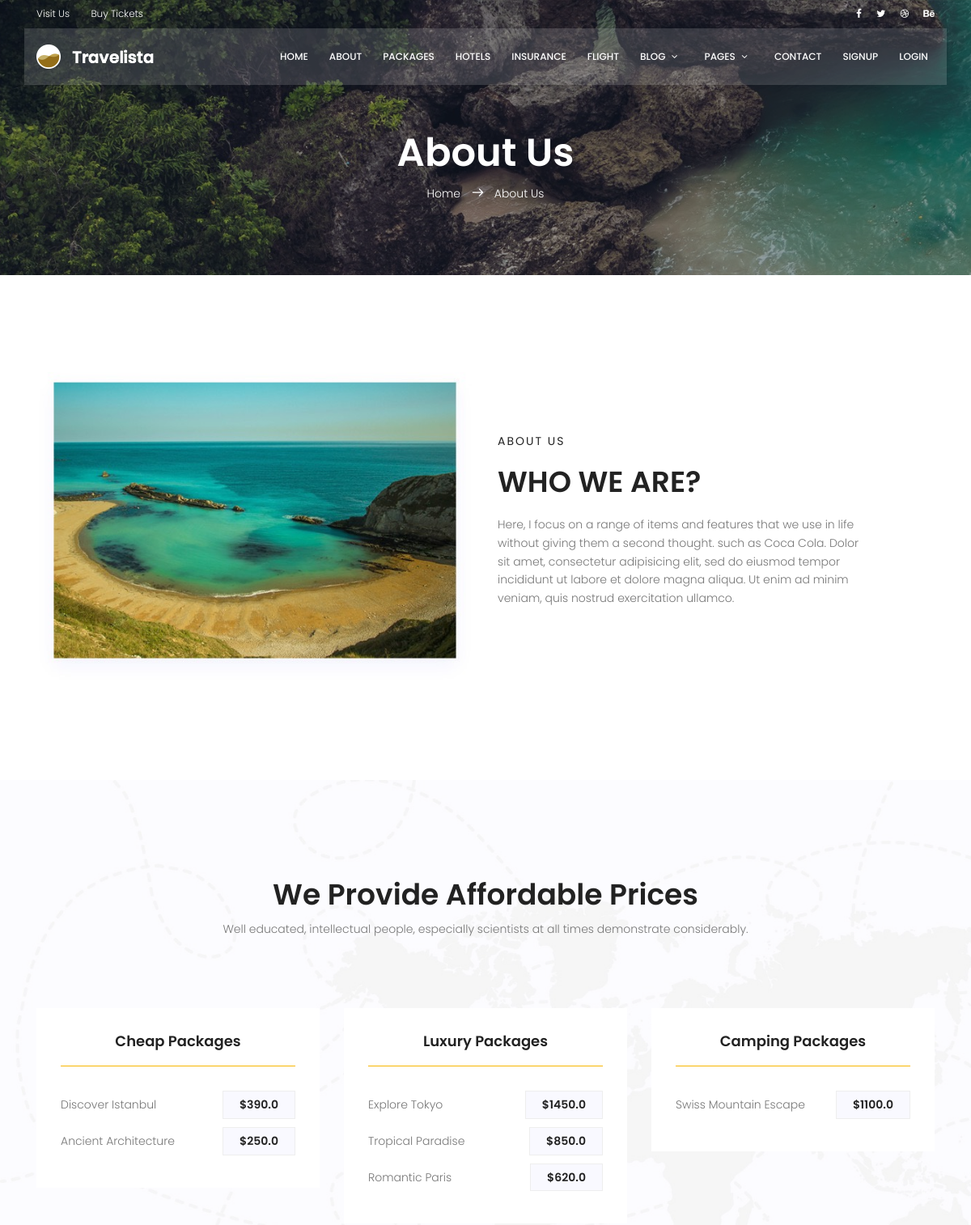
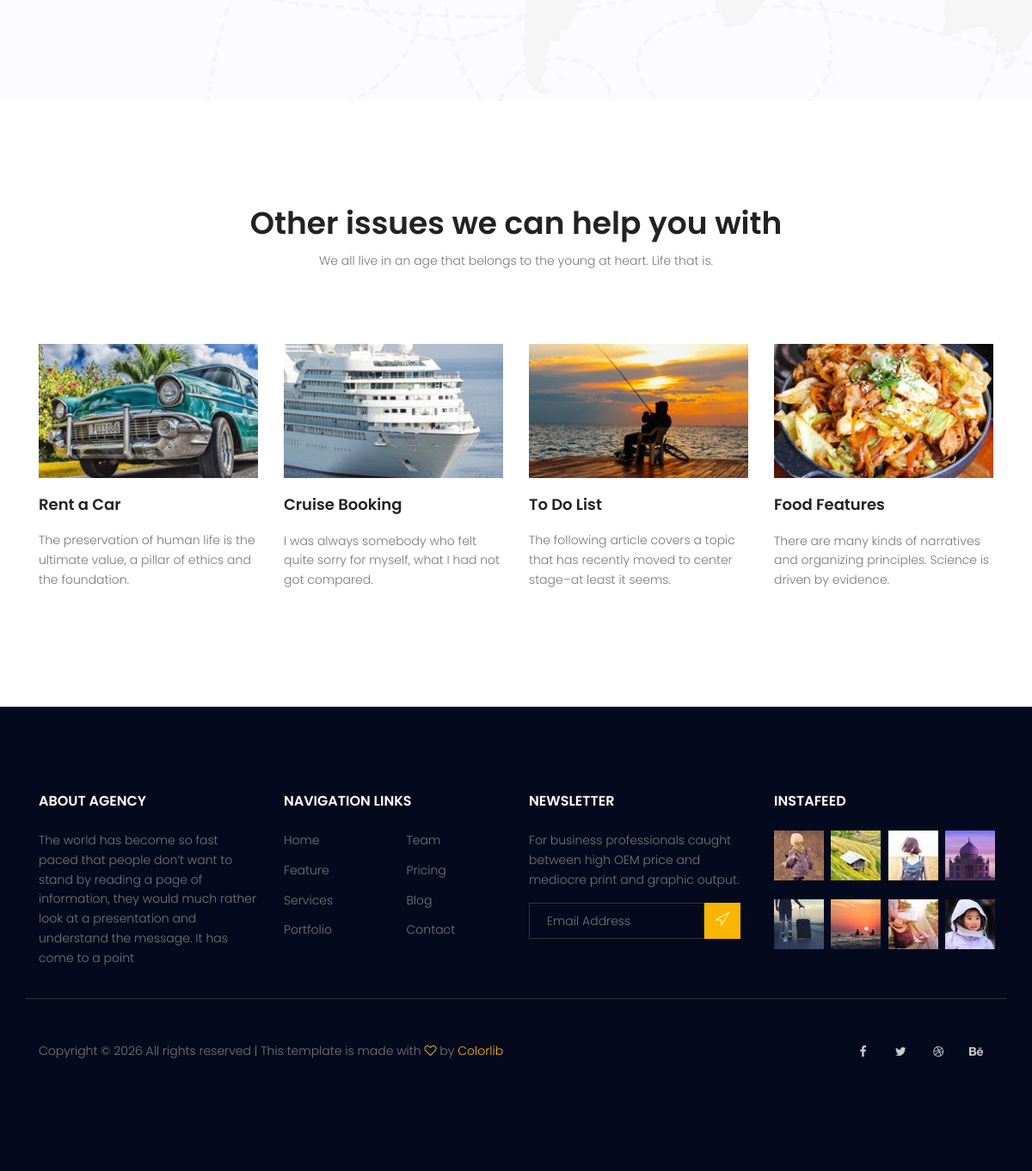
The page /about/ on the database its author committed (2 pictures, top to bottom).
### website/models.py (models this page shows, shortened)
class Package(models.Model):
    title = models.CharField(max_length=200)
    image = models.ImageField(upload_to="posts/packages", blank=True, null=True)
    country = models.CharField(max_length=200)
    days = models.PositiveSmallIntegerField()
    nights = models.PositiveSmallIntegerField()
    date = models.DateField(blank=True, null=True)
    airport = models.CharField(max_length=200)
    extras = models.CharField(max_length=200)
    price_per_person = models.DecimalField(max_digits=8, decimal_places=2)
    is_hot_deal = models.BooleanField(default=False)
    is_active = models.BooleanField(default=True)
    PACKAGE_TYPE = [
        ("cheap", "Cheap"),
        ("luxury", "Luxury"),
        ("camping", "Camping"),
    ]
    package_type = models.CharField(
        max_length=20,
        choices=PACKAGE_TYPE,
        default="cheap",
    )

### website/views.py (the view)
# urls.py: path("about/", views.about, name="about"),
def about(request):
    cheap_objs = Package.objects.filter(package_type="cheap").order_by("-price_per_person","-id")
    luxury_objs = Package.objects.filter(package_type="luxury").order_by("-price_per_person","-id")
    camping_objs = Package.objects.filter(package_type="camping").order_by("-price_per_person","-id")
    context = {
        "cheap" : cheap_objs,
        "luxury" : luxury_objs,
        "camping" : camping_objs,
    }
    return render(request, "website/about.html", context)

### website/templates/website/about.html (shortened to what this page needs)
{% extends 'base.html' %}
{% load static %}
{% block content %}
<section class="about-banner relative">
	<div class="overlay overlay-bg"></div>
	<div class="container">
		<div class="row d-flex align-items-center justify-content-center">
			<div class="about-content col-lg-12">
				<h1 class="text-white">
					About Us
				</h1>
				<p class="text-white link-nav"><a href="{% url 'website:index' %}">Home </a> <span
						class="lnr lnr-arrow-right"></span> <a href="{% url 'website:about' %}"> About Us</a></p>
			</div>
		</div>
	</div>
</section>
<section class="about-info-area section-gap">
	<div class="container">
		<div class="row align-items-center">
			<div class="col-lg-6 info-left">
				<img class="img-fluid" src="{% static 'img/about/info-img.jpg' %}" alt="">
			</div>
			<div class="col-lg-6 info-right">
				<h6>About Us</h6>
				<h1>Who We Are?</h1>
				<p>
					Here, I focus on a range of items and features that we use in life without giving them a second
					thought. such as Coca Cola. Dolor sit amet, consectetur adipisicing elit, sed do eiusmod tempor
					incididunt ut labore et dolore magna aliqua. Ut enim ad minim veniam, quis nostrud exercitation
					ullamco.
				</p>
			</div>
		</div>
	</div>
</section>
<section class="price-area section-gap">
	<div class="container">
		<div class="row d-flex justify-content-center">
			<div class="menu-content pb-70 col-lg-8">
				<div class="title text-center">
					<h1 class="mb-10">We Provide Affordable Prices</h1>
					<p>Well educated, intellectual people, especially scientists at all times demonstrate
						considerably.</p>
				</div>
			</div>
		</div>
		<div class="row">
			<div class="col-lg-4">
				<div class="single-price">
					<h4>Cheap Packages</h4>
					<ul class="price-list">
						{% for i in cheap %}
						<li class="d-flex justify-content-between align-items-center">
							<span>{{ i.title }}</span>
							<a href="{% url 'website:packages' %}" class="price-btn">${{ i.price_per_person|floatformat:1 }}</a>
						</li>
						{% endfor %}
					</ul>
				</div>
			</div>
			<div class="col-lg-4">
				<div class="single-price">
					<h4>Luxury Packages</h4>
					<ul class="price-list">
						{% for i in luxury %}
						<li class="d-flex justify-content-between align-items-center">
							<span>{{ i.title }}</span>
							<a href="{% url 'website:packages' %}" class="price-btn">${{ i.price_per_person|floatformat:1 }}</a>
						</li>
						{% endfor %}
					</ul>
				</div>
			</div>
			<div class="col-lg-4">
				<div class="single-price">
					<h4>Camping Packages</h4>
					<ul class="price-list">
						{% for i in camping %}
						<li class="d-flex justify-content-between align-items-center">
							<span>{{ i.title }}</span>
							<a href="{% url 'website:packages' %}" class="price-btn">${{ i.price_per_person|floatformat:1 }}</a>
						</li>
						{% endfor %}
					</ul>
				</div>
			</div>
		</div>
	</div>
</section>
<section class="other-issue-area section-gap">
	<div class="container">
		<div class="row d-flex justify-content-center">
			<div class="menu-content pb-70 col-lg-9">
				<div class="title text-center">
					<h1 class="mb-10">Other issues we can help you with</h1>
					<p>We all live in an age that belongs to the young at heart. Life that is.</p>
				</div>
			</div>
		</div>
		<div class="row">
			<div class="col-lg-3 col-md-6">
				<div class="single-other-issue">
					<div class="thumb">
						<img class="img-fluid" src="{% static 'img/o1.jpg' %}" alt="">
					</div>
					<div>
						<h4>Rent a Car</h4>
					</div>
					<p>
						The preservation of human life is the ultimate value, a pillar of ethics and the foundation.
					</p>
				</div>
			</div>
			<div class="col-lg-3 col-md-6">
				<div class="single-other-issue">
					<div class="thumb">
						<img class="img-fluid" src="{% static 'img/o2.jpg' %}" alt="">
					</div>
					<div>
						<h4>Cruise Booking</h4>
					</div>
					<p>
						I was always somebody who felt quite sorry for myself, what I had not got compared.
					</p>
				</div>
			</div>
			<div class="col-lg-3 col-md-6">
				<div class="single-other-issue">
					<div class="thumb">
						<img class="img-fluid" src="{% static 'img/o3.jpg' %}" alt="">
					</div>
					<div>
						<h4>To Do List</h4>
					</div>
					<p>
						The following article covers a topic that has recently moved to center stage–at least it seems.
					</p>
				</div>
			</div>
			<div class="col-lg-3 col-md-6">
				<div class="single-other-issue">
					<div class="thumb">
						<img class="img-fluid" src="{% static 'img/o4.jpg' %}" alt="">
					</div>
					<div>
						<h4>Food Features</h4>
					</div>
					<p>
						There are many kinds of narratives and organizing principles. Science is driven by evidence.
					</p>
				</div>
			</div>
		</div>
	</div>
</section>
{% endblock %}

### website/templates/base.html (shortened to what this page needs)
{% load static %}
<!DOCTYPE html>
<html lang="zxx" class="no-js">
  <head>
    <link rel="stylesheet" href="{% static 'css/linearicons.css' %}" />
    <link rel="stylesheet" href="{% static 'css/font-awesome.min.css' %}" />
    <link rel="stylesheet" href="{% static 'css/bootstrap.css' %}" />
    <link rel="stylesheet" href="{% static 'css/magnific-popup.css' %}" />
    <link rel="stylesheet" href="{% static 'css/jquery-ui.css' %}" />
    <link rel="stylesheet" href="{% static 'css/nice-select.css' %}" />
    <link rel="stylesheet" href="{% static 'css/animate.min.css' %}" />
    <link rel="stylesheet" href="{% static 'css/owl.carousel.css' %}" />
    <link rel="stylesheet" href="{% static 'css/main.css' %}" />
  </head>
  <body>
    <header id="header">
      <div class="header-top">
        <div class="container">
          <div class="row align-items-center">
            <div class="col-lg-6 col-sm-6 col-6 header-top-left">
              <ul>
                <li><a href="#">Visit Us</a></li>
                <li><a href="#">Buy Tickets</a></li>
              </ul>
            </div>
            <div class="col-lg-6 col-sm-6 col-6 header-top-right">
              <div class="header-social">
                <a href="#"><i class="fa fa-facebook"></i></a>
                <a href="#"><i class="fa fa-twitter"></i></a>
                <a href="#"><i class="fa fa-dribbble"></i></a>
                <a href="#"><i class="fa fa-behance"></i></a>
              </div>
            </div>
          </div>
        </div>
      </div>
      <div class="container main-menu">
        <div class="row align-items-center justify-content-between d-flex">
          <div id="logo">
            <a href="{% url 'website:index' %}"><img src="{% static  'img/logo.png' %}" alt="" title="" /></a>
          </div>
          <nav id="nav-menu-container">
            <ul class="nav-menu">
              <li><a href="{% url 'website:index' %}">Home</a></li>
              <li><a href="{% url 'website:about' %}">About</a></li>
              <li><a href="{% url 'website:packages' %}">Packages</a></li>
              <li><a href="{% url 'website:hotels' %}">Hotels</a></li>
              <li><a href="{% url 'website:insurance' %}">Insurance</a></li>
              <li><a href="{% url 'website:flight' %}">Flight</a></li>
              <li class="menu-has-children">
                <a href="">Blog</a>
              </li>
              <li class="menu-has-children">
                <a href="">Pages</a>
              </li>
              <li><a href="{% url 'website:contact' %}">Contact</a></li>
              {% if user.is_authenticated %}
              <li style="display: flex;">
                ({{ user.username }})
                <form action="{% url 'accounts:logout' %}" method="POST">
                  {% csrf_token %}
                  <button style="border: none; background: none; cursor: pointer;" type="submit">Logout</button>
                </form>
              </li>
              {% else %}
                <li><a href="{% url 'accounts:signup' %}">SignUp</a></li>
                <li><a href="{% url 'accounts:login' %}">Login</a></li>
              {% endif %}
            </ul>
          </nav>
        </div>
      </div>
    </header>
    {% block content %}
    {% endblock %}
    <footer class="footer-area section-gap">
      <div class="container">
        <div class="row">
          <div class="col-lg-3 col-md-6 col-sm-6">
            <div class="single-footer-widget">
              <h6>About Agency</h6>
              <p>
                The world has become so fast paced that people don’t want to
                stand by reading a page of information, they would much rather
                look at a presentation and understand the message. It has come
                to a point
              </p>
            </div>
          </div>
          <div class="col-lg-3 col-md-6 col-sm-6">
            <div class="single-footer-widget">
              <h6>Navigation Links</h6>
              <div class="row">
                <div class="col">
                  <ul>
                    <li><a href="#">Home</a></li>
                    <li><a href="#">Feature</a></li>
                    <li><a href="#">Services</a></li>
                    <li><a href="#">Portfolio</a></li>
                  </ul>
                </div>
                <div class="col">
                  <ul>
                    <li><a href="#">Team</a></li>
                    <li><a href="#">Pricing</a></li>
                    <li><a href="#">Blog</a></li>
                    <li><a href="#">Contact</a></li>
                  </ul>
                </div>
              </div>
            </div>
          </div>
          <div class="col-lg-3 col-md-6 col-sm-6">
            <div class="single-footer-widget">
              <h6>Newsletter</h6>
              <p>
                For business professionals caught between high OEM price and
                mediocre print and graphic output.
              </p>
              <div>
                <form
                  action="{% url 'blog:blog-home' %}"
                  method="POST"
                >
                  <div class="input-group d-flex flex-row">
                    <input
                      name="email"
                      placeholder="Email Address"
                      onfocus="this.placeholder = ''"
                      onblur="this.placeholder = 'Email Address '"
                      required=""
                      type="email"
                    />
                    <button type="submit" class="btn bb-btn">
                      <span class="lnr lnr-location"></span>
                    </button>
                  </div>
                </form>
              </div>
            </div>
          </div>
          <div class="col-lg-3 col-md-6 col-sm-6">
            <div class="single-footer-widget mail-chimp">
              <h6 class="mb-20">InstaFeed</h6>
              <ul class="instafeed d-flex flex-wrap">
                <li><img src="{% static  'img/i1.jpg' %}" alt="" /></li>
                <li><img src="{% static  'img/i2.jpg' %}" alt="" /></li>
                <li><img src="{% static  'img/i3.jpg' %}" alt="" /></li>
                <li><img src="{% static  'img/i4.jpg' %}" alt="" /></li>
                <li><img src="{% static  'img/i5.jpg' %}" alt="" /></li>
                <li><img src="{% static  'img/i6.jpg' %}" alt="" /></li>
                <li><img src="{% static  'img/i7.jpg' %}" alt="" /></li>
                <li><img src="{% static  'img/i8.jpg' %}" alt="" /></li>
              </ul>
            </div>
          </div>
        </div>
        <div
          class="row footer-bottom d-flex justify-content-between align-items-center"
        >
          <p class="col-lg-8 col-sm-12 footer-text m-0">
            Copyright &copy;
            All rights reserved | This template is made with
            <i class="fa fa-heart-o" aria-hidden="true"></i> by
            <a href="https://colorlib.com" target="_blank">Colorlib</a>
          </p>
          <div class="col-lg-4 col-sm-12 footer-social">
            <a href="#"><i class="fa fa-facebook"></i></a>
            <a href="#"><i class="fa fa-twitter"></i></a>
            <a href="#"><i class="fa fa-dribbble"></i></a>
            <a href="#"><i class="fa fa-behance"></i></a>
          </div>
        </div>
      </div>
    </footer>

### rows shown on the page
Package: title "Discover Istanbul", price_per_person "390.0"
Package: title "Ancient Architecture", price_per_person "250.0"
Package: title "Explore Tokyo", price_per_person "1450.0"
Package: title "Tropical Paradise", price_per_person "850.0"
Package: title "Romantic Paris", price_per_person "620.0"
Package: title "Swiss Mountain Escape", price_per_person "1100.0"
